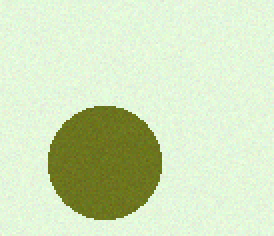
#> input picture lab03/data/class_a/circle_01.png, 137 x 118 px (shown 2 times larger)
$ python -i image_utils.py   (imports and definitions only)
#> lines starting #> are read from the running program, lines starting #| are printed output that depends on the picture
"""
Lab 03 - image helper
Introduction to Artificial Intelligence (AI-101L)

image_to_features() turns any image file into a fixed-length feature vector:
load -> force RGB -> resize -> grayscale -> flatten.
"""

import numpy as np
from PIL import Image


def image_to_features(path, size=(64, 64)):
    """Return a 1-D uint8 feature vector for the image stored at `path`.

    Parameters
    ----------
    path : str
        Path to an image file (png, jpg, ...).
    size : tuple[int, int]
        Target (width, height). Every image is forced to this size, so every
        returned vector has length width * height. That guarantee is what lets
        many different images be stacked into one matrix for a model.

    Returns
    -------
    numpy.ndarray of shape (width * height,), dtype uint8
    """
#> called with path = 'data/class_a/circle_01.png', size = (64, 64)
    width, height = size
    if width <= 0 or height <= 0:
        raise ValueError("size must contain two positive integers")

    with Image.open(path) as picture:
#> picture is the input picture: PIL image 137x118 RGB; mean R, G, B 209, 226.1, 189.3
        rgb = picture.convert("RGB")            # same channel layout for every file
        resized = rgb.resize((width, height))   # same pixel grid for every file
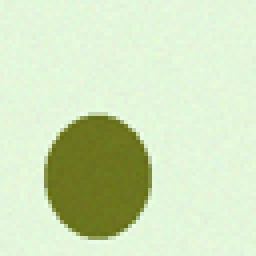
#> resized: PIL image 64x64 RGB (shown 4 times larger); mean R, G, B 209, 226.1, 189.3
        gray = resized.convert("L")             # three channels -> one
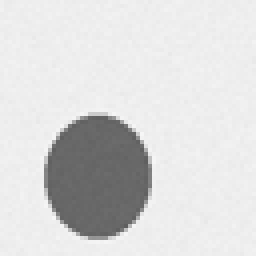
#> gray: PIL image 64x64 L (shown 4 times larger); min 94, max 247, mean 216.8

    return np.asarray(gray, dtype=np.uint8).ravel()

>>> result = image_to_features('data/class_a/circle_01.png')
#> result = 4096 values, max 247 at index 3469, min 94 at index 3615, mean 216.8

$ run again, on lab03/data/class_a/circle_02.png
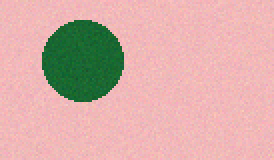
#> input picture lab03/data/class_a/circle_02.png, 137 x 80 px (shown 2 times larger)
#> in image_to_features, picture is the input picture: PIL image 137x80 RGB; mean R, G, B 215.1, 174.3, 168.8
#> in image_to_features, `resized = rgb.resize((width, height))`:
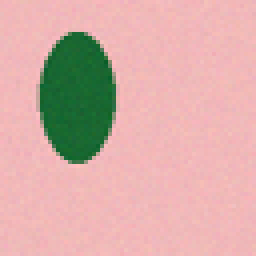
#> resized: PIL image 64x64 RGB (shown 4 times larger); mean R, G, B 215.1, 174.3, 168.8
#> in image_to_features, `gray = resized.convert("L")`:
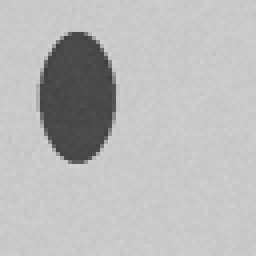
#> gray: PIL image 64x64 L (shown 4 times larger); min 62, max 210, mean 185.9
#> result = 4096 values, max 210 at index 2643, min 62 at index 986, mean 185.9

$ run again, on lab03/data/class_a/circle_03.png
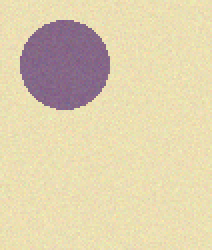
#> input picture lab03/data/class_a/circle_03.png, 106 x 125 px (shown 2 times larger)
#> in image_to_features, picture is the input picture: PIL image 106x125 RGB; mean R, G, B 222.8, 208.7, 173.8
#> in image_to_features, `resized = rgb.resize((width, height))`:
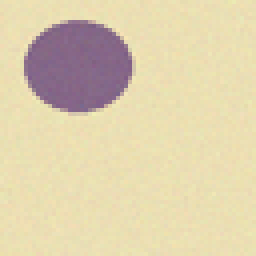
#> resized: PIL image 64x64 RGB (shown 4 times larger); mean R, G, B 222.8, 208.7, 173.7
#> in image_to_features, `gray = resized.convert("L")`:
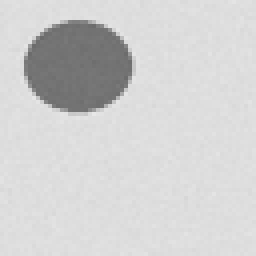
#> gray: PIL image 64x64 L (shown 4 times larger); min 107, max 232, mean 208.9
#> result = 4096 values, max 232 at index 1815, min 107 at index 586, mean 208.9

$ run again, on lab03/data/class_a/circle_04.png
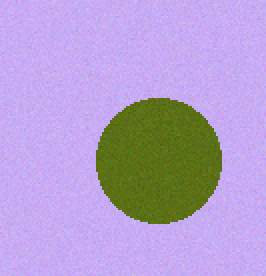
#> input picture lab03/data/class_a/circle_04.png, 133 x 138 px (shown 2 times larger)
#> in image_to_features, picture is the input picture: PIL image 133x138 RGB; mean R, G, B 180.7, 161, 205.5
#> in image_to_features, `gray = resized.convert("L")`:
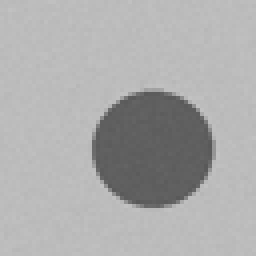
#> gray: PIL image 64x64 L (shown 4 times larger); min 88, max 194, mean 172
#> result = 4096 values, max 194 at index 1583, min 88 at index 3234, mean 172
